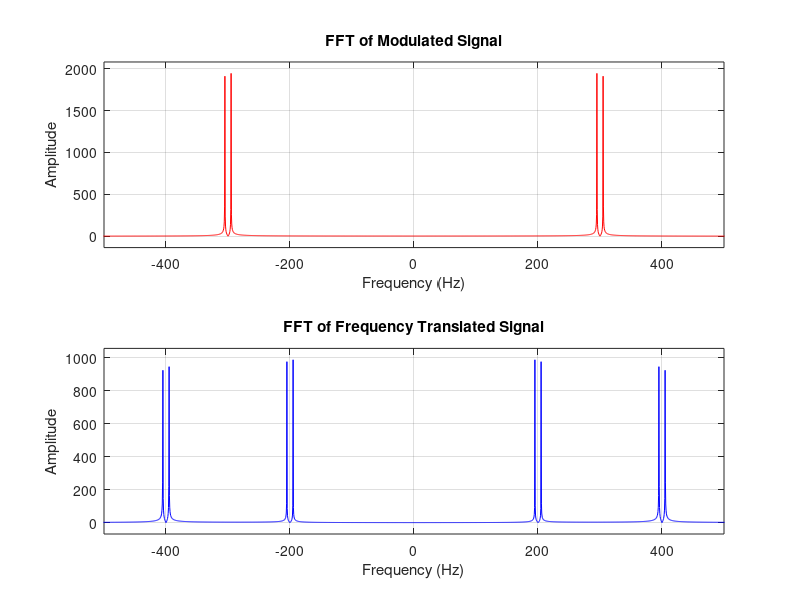

The MATLAB source for this figure:
% Frequency domain analysis of AM signal
% this code compares the frequency domain of the message signal, carrier signal, modulated signal

clc
clear global;
close all;

%Frequencies
Fs = 2000; % sampling
Fc = 300; % carrier
Fm = 5; % message

%Amplitudes
Ac = 2; %carrier

duration = 2;
t =0:1/Fs:duration;

%signal
carrier = Ac .* cos(2 * pi * Fc .* t);
% message = square(2*pi*Fm*t); % square wave message signal
message = cos(2*pi*Fm*t); % cos wave message signal

% modulation
Am = max(message);
ka = 1/Am; %modulation sensitivity
mu = ka*Am; %modulation index
dsb_sc = carrier .*message;
N = length(t);
f = linspace(-Fs/2, Fs/2, N);

f_2 = 400;
f_3 = 200;
% up conversion
dsb_sc_up = dsb_sc .* sin(2 * pi * (f_2 - Fc) * t);

% Calculate the FFT of the signals
modulated_fft = abs(fftshift(fft(dsb_sc)));
modulated_fft_up = abs(fftshift(fft(dsb_sc_up)));


% plot fft
figure;
subplot(2,1,1);
plot(f, modulated_fft, 'r');
xlabel('Frequency (Hz)');
ylabel('Amplitude');
title('FFT of Modulated Signal');
axis padded;
grid on;
xlim([-500 500]);
subplot(2,1,2);
plot(f, modulated_fft_up, 'b');
xlabel('Frequency (Hz)');
ylabel('Amplitude');
title('FFT of Frequency Translated Signal');
axis padded;
grid on;
xlim([-500 500]);







